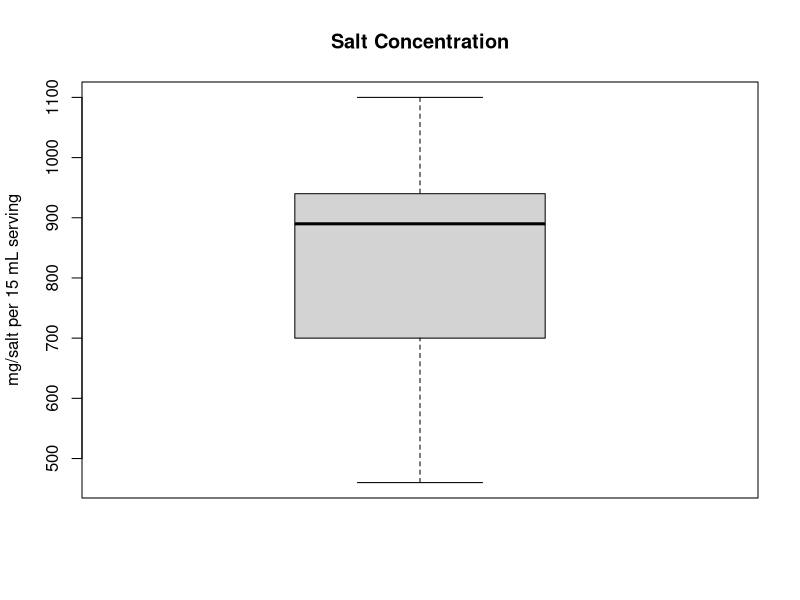
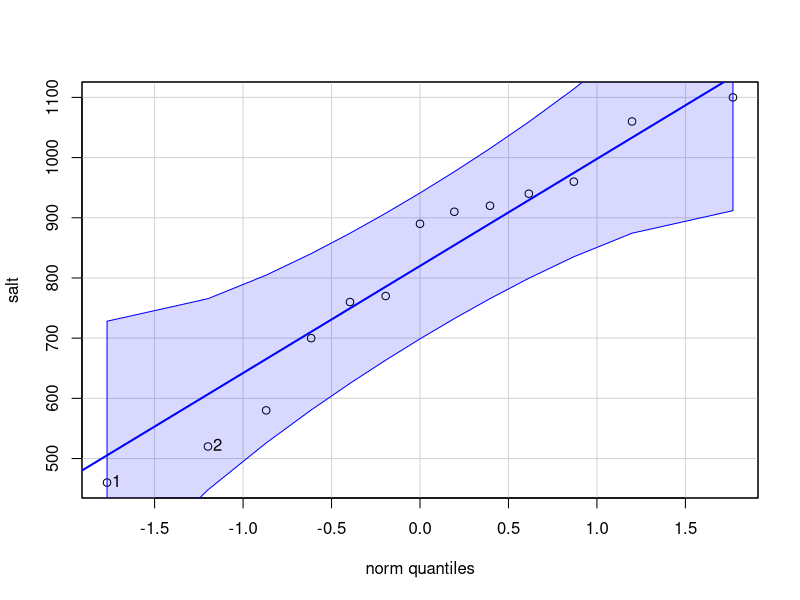
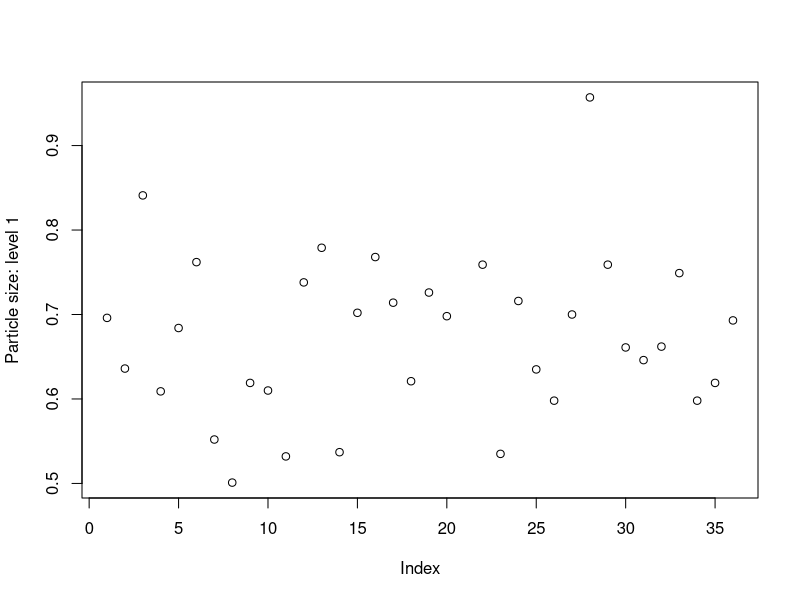
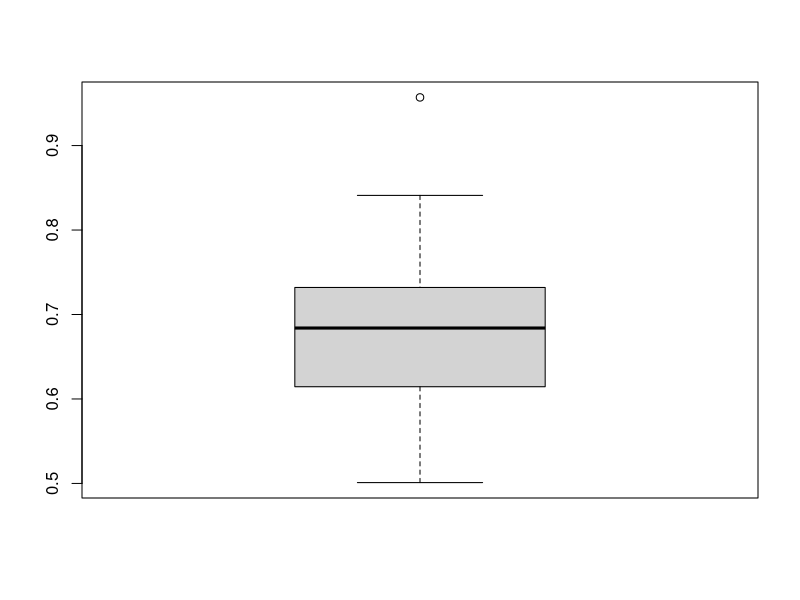

R code for these plots, in order:
# 1
# Calculate the mean and the variance of a 6 sided die

dice<-c(1, 2, 3, 4, 5, 6)

mean(dice)
sd(dice)
var(dice)
#------------------------------------------------------------------------
# 2
# Compute mean, median, sd and MAD

salt<-c(460, 520, 580, 700, 760, 770, 890, 910, 920, 940, 960, 1060, 1100)

summary(salt) #mean = 813.1, median = 890

#the robust measure of spread, MAD
mad(salt)

# calculate the IQR
# 1st quartile = 700, 3rd quartile = 940

summary(salt)
IQR(salt)

boxplot(salt, ylab="mg/salt per 15 mL serving", main="Salt Concentration" )

#box plot is not symmetric, meaning that the distribution is not likely to be normal

library(car)

qqPlot(salt)
#-------------------------------------------------------------------------

#4
rm<-read.csv('raw-material-properties.csv')

head(rm)
ncol(rm) #counts the unique number of columns
nrow(rm) #counts the unique number of rows

# Plot the data for size 1
plot(rm$size1, ylab="Particle size: level 1")

boxplot(rm$size1)
# This fu
identify(rm$size1, labels=rm$Sample)



